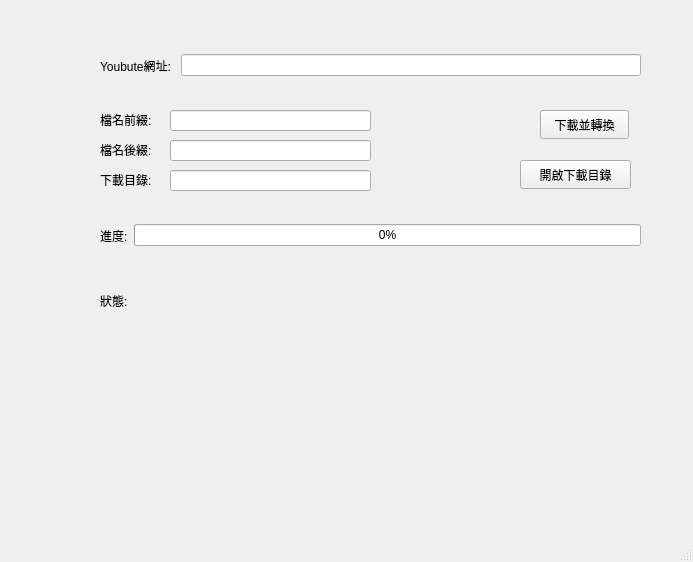
<?xml version="1.0" encoding="UTF-8"?>
<ui version="4.0">
 <class>MainWindow</class>
 <widget class="QMainWindow" name="MainWindow">
  <property name="geometry">
   <rect>
    <x>0</x>
    <y>0</y>
    <width>693</width>
    <height>562</height>
   </rect>
  </property>
  <property name="windowTitle">
   <string>YT-to-MP3</string>
  </property>
  <widget class="QWidget" name="centralwidget">
   <widget class="QWidget" name="horizontalLayoutWidget">
    <property name="geometry">
     <rect>
      <x>100</x>
      <y>40</y>
      <width>541</width>
      <height>51</height>
     </rect>
    </property>
    <layout class="QHBoxLayout" name="horizontalLayout">
     <item>
      <widget class="QLabel" name="label">
       <property name="text">
        <string>Youbute網址: </string>
       </property>
      </widget>
     </item>
     <item>
      <widget class="QLineEdit" name="urlLineEdit"/>
     </item>
    </layout>
   </widget>
   <widget class="QPushButton" name="downloadButton">
    <property name="geometry">
     <rect>
      <x>540</x>
      <y>110</y>
      <width>89</width>
      <height>29</height>
     </rect>
    </property>
    <property name="text">
     <string>下載並轉換</string>
    </property>
   </widget>
   <widget class="QPushButton" name="openButton">
    <property name="geometry">
     <rect>
      <x>520</x>
      <y>160</y>
      <width>111</width>
      <height>29</height>
     </rect>
    </property>
    <property name="text">
     <string>開啟下載目錄</string>
    </property>
   </widget>
   <widget class="QWidget" name="horizontalLayoutWidget_2">
    <property name="geometry">
     <rect>
      <x>100</x>
      <y>210</y>
      <width>541</width>
      <height>51</height>
     </rect>
    </property>
    <layout class="QHBoxLayout" name="horizontalLayout_3">
     <item>
      <widget class="QLabel" name="label_3">
       <property name="text">
        <string>進度:</string>
       </property>
      </widget>
     </item>
     <item>
      <widget class="QProgressBar" name="progressBar">
       <property name="value">
        <number>0</number>
       </property>
      </widget>
     </item>
    </layout>
   </widget>
   <widget class="QLabel" name="label_4">
    <property name="geometry">
     <rect>
      <x>100</x>
      <y>280</y>
      <width>51</width>
      <height>41</height>
     </rect>
    </property>
    <property name="text">
     <string>狀態:</string>
    </property>
   </widget>
   <widget class="QLabel" name="statusLabel">
    <property name="geometry">
     <rect>
      <x>100</x>
      <y>320</y>
      <width>531</width>
      <height>31</height>
     </rect>
    </property>
    <property name="text">
     <string/>
    </property>
   </widget>
   <widget class="QLabel" name="label_5">
    <property name="geometry">
     <rect>
      <x>100</x>
      <y>110</y>
      <width>63</width>
      <height>20</height>
     </rect>
    </property>
    <property name="text">
     <string>檔名前綴:</string>
    </property>
   </widget>
   <widget class="QLineEdit" name="filePrefixLineEdit">
    <property name="geometry">
     <rect>
      <x>170</x>
      <y>110</y>
      <width>201</width>
      <height>21</height>
     </rect>
    </property>
   </widget>
   <widget class="QLabel" name="label_6">
    <property name="geometry">
     <rect>
      <x>100</x>
      <y>140</y>
      <width>63</width>
      <height>20</height>
     </rect>
    </property>
    <property name="text">
     <string>檔名後綴:</string>
    </property>
   </widget>
   <widget class="QLineEdit" name="fileSuffixLineEdit">
    <property name="geometry">
     <rect>
      <x>170</x>
      <y>140</y>
      <width>201</width>
      <height>21</height>
     </rect>
    </property>
   </widget>
   <widget class="QLabel" name="label_7">
    <property name="geometry">
     <rect>
      <x>100</x>
      <y>170</y>
      <width>63</width>
      <height>20</height>
     </rect>
    </property>
    <property name="text">
     <string>下載目錄:</string>
    </property>
   </widget>
   <widget class="QLineEdit" name="downloadPathLineEdit">
    <property name="geometry">
     <rect>
      <x>170</x>
      <y>170</y>
      <width>201</width>
      <height>21</height>
     </rect>
    </property>
   </widget>
  </widget>
  <widget class="QStatusBar" name="statusbar"/>
 </widget>
 <resources/>
 <connections/>
</ui>
